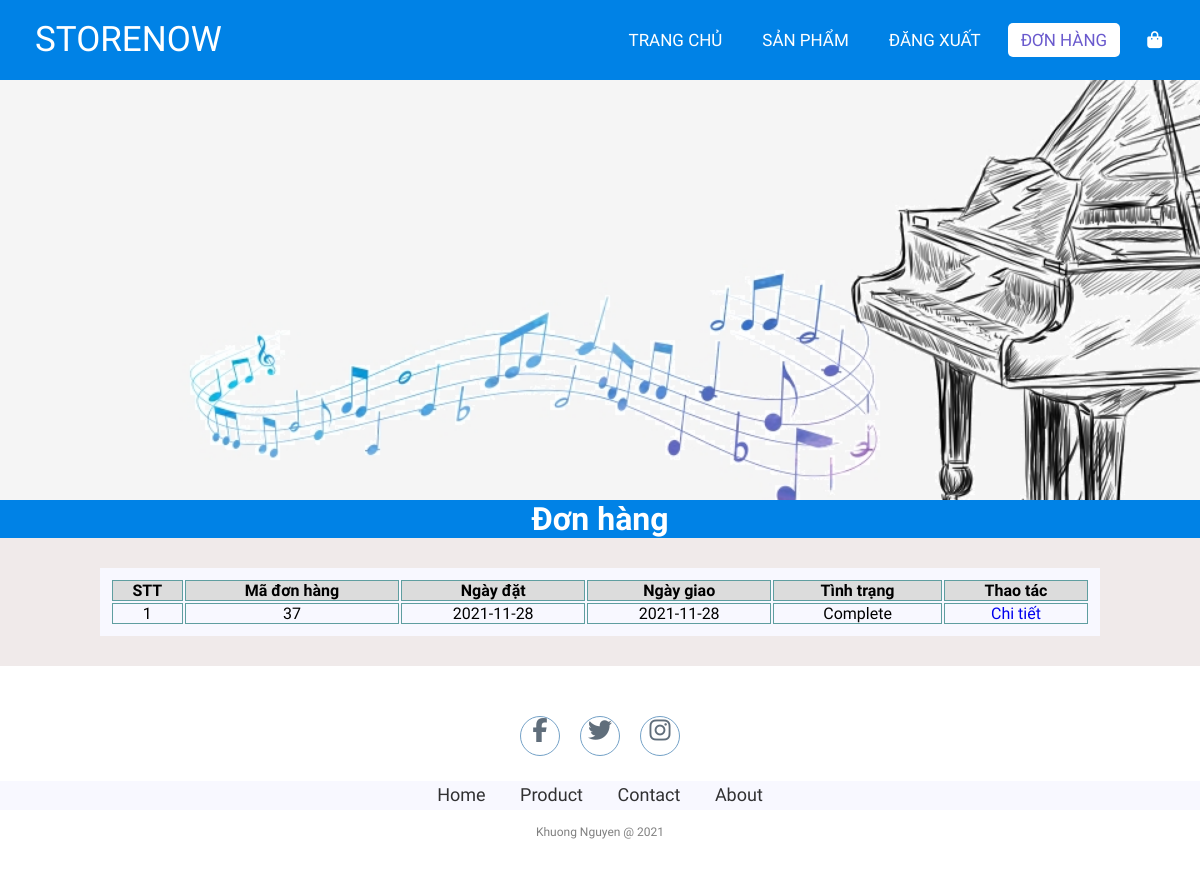
The page /order.php (signed in) on the database as committed earlier.
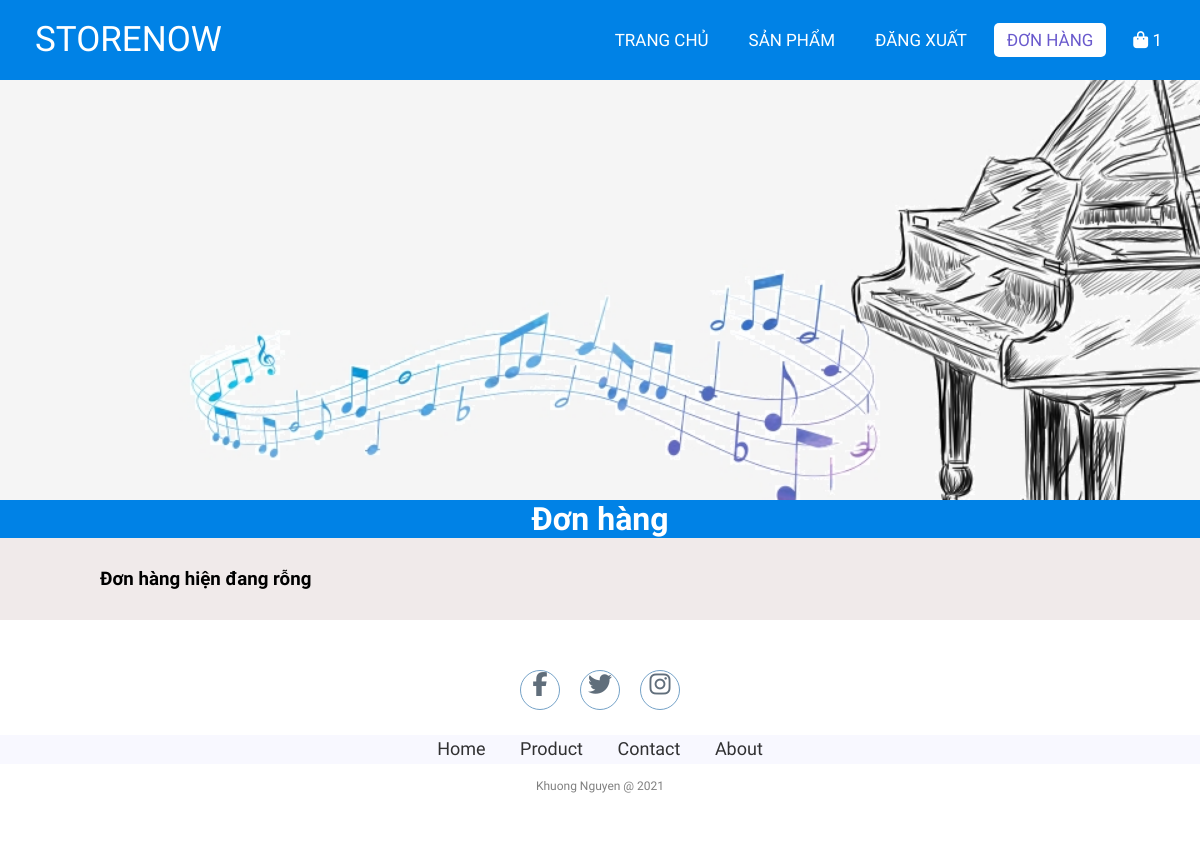
The same page on the database as committed later.
### tables this page shows
CREATE TABLE `orders` (
  `id` int(11) NOT NULL,
  `userId` int(11) NOT NULL,
  `createdDate` date NOT NULL,
  `receivedDate` date DEFAULT NULL,
  `status` varchar(20) NOT NULL
);

### lib/database.php (called while the page is built, shortened)
<?php
Class Database extends PDO{
   public $host   = DB_HOST;
   public $user   = DB_USER;
   public $pass   = DB_PASS;
   public $dbname = DB_NAME;
   public $link;
private function connectDB(){
   $this->link = new mysqli($this->host, $this->user, $this->pass,
    $this->dbname);
 }
public function select($query){
  $result = $this->link->query($query) or
   die($this->link->error.__LINE__);
  if($result->num_rows > 0){
    return $result;
  } else {
    return false;
  }
 }
}

### lib/session.php (called while the page is built, shortened)
<?php
class Session
{
   public static function get($key)
   {
      if (isset($_SESSION[$key])) {
         return $_SESSION[$key];
      } else {
         return false;
      }
   }
}

### classes/order.php (called while the page is built, shortened)
<?php
$filepath = realpath(dirname(__FILE__));
include_once($filepath . '/../lib/database.php');
include_once($filepath . '/../lib/session.php');
include_once($filepath . '/../classes/cart.php');
?>
<?php
class order
{
    private $db;
    public function __construct()
    {
        $this->db = new Database();
    }
    public function getOrderByUser()
    {
        $userId = Session::get('userId');
        $query = "SELECT * FROM orders WHERE userId = '$userId' ";
        $mysqli_result = $this->db->select($query);
        if ($mysqli_result) {
            $result = mysqli_fetch_all($this->db->select($query), MYSQLI_ASSOC);
            return $result;
        }
        return false;
    }
}
?>

### classes/cart.php (called while the page is built, shortened)
<?php
$filepath = realpath(dirname(__FILE__));
include_once($filepath . '/../lib/database.php');
include_once($filepath . '/../lib/session.php');
?>
<?php
class cart
{
    private $db;
    public function __construct()
    {
        $this->db = new Database();
    }
    public function getTotalQtyByUserId()
    {
        $userId = Session::get('userId');
        $query = "SELECT SUM(qty) as total FROM cart WHERE userId = '$userId' ";
        $mysqli_result = $this->db->select($query);
        if ($mysqli_result) {
            $result = mysqli_fetch_all($this->db->select($query), MYSQLI_ASSOC)[0];
            return $result;
        }
        return false;
    }
}
?>

### order.php (the view, shortened to what the changed rows need)
<?php
include_once 'lib/session.php';
include 'classes/order.php';
include_once 'classes/cart.php';
$cart = new cart();
$totalQty = $cart->getTotalQtyByUserId();
$order = new order();
$result = $order->getOrderByUser();
?>
<!DOCTYPE html>
<html lang="en">
<head>
    <link rel="stylesheet" href="css/style.css">
    <link rel="stylesheet" href="https://cdnjs.cloudflare.com/ajax/libs/font-awesome/5.15.4/css/all.min.css">
</head>
<body>
    <nav>
        <ul>
            <li>
                <a href="checkout.php">
                    <i class="fa fa-shopping-bag"></i>
                    <span class="sumItem">
                        <?= $totalQty['total'] ?>
                    </span>
                </a>
            </li>
        </ul>
    </nav>
    <div class="featuredProducts">
        <h1>Đơn hàng</h1>
    </div>
    <div class="container-single">
        <?php if ($result) { ?>
            <table class="order">
                <tr>
                    <th>STT</th>
                    <th>Mã đơn hàng</th>
                    <th>Ngày đặt</th>
                    <th>Ngày giao</th>
                    <th>Tình trạng</th>
                    <th>Thao tác</th>
                </tr>
                <?php $count = 1;
                foreach ($result as $key => $value) { ?>
                    <tr>
                        <td><?= $count++ ?></td>
                        <td><?= $value['id'] ?></td>
                        <td><?= $value['createdDate'] ?></td>
                        <td><?= ($value['status'] != "Processing") ? $value['receivedDate'] : "Dự kiến 3 ngày sau khi đơn hàng đã được xử lý" ?> </td>
                        <?php
                        if ($value['status'] == 'Delivering') { ?>
                            <td>
                                <a href="complete_order.php?orderId=<?= $value['id'] ?>">Đang giao (Click vào để xác nhận đã nhận)</a>
                            </td>
                            <td>
                                <a href="orderdetail.php?orderId=<?= $value['id'] ?>">Chi tiết</a>
                            </td>
                        <?php } else { ?>
                            <td>
                                <?= $value['status'] ?>
                            </td>
                            <td>
                                <a href="orderdetail.php?orderId=<?= $value['id'] ?>">Chi tiết</a>
                            </td>
                        <?php }
                        ?>
                    </tr>
                <?php } ?>
            </table>
        <?php } else { ?>
            <h3>Đơn hàng hiện đang rỗng</h3>
        <?php } ?>
    </div>
</body>
</html>

Rows that differ between the two databases and show on the page:
removed orders: id "37", createdDate "2021-11-28", receivedDate "2021-11-28", status "Complete"
Other text that changed with them:
$totalQty['total']: (not shown) → "1"
text no longer shown: "STT Mã đơn hàng Ngày đặt Ngày giao Tình trạng Thao tác"
text now shown: "Đơn hàng hiện đang rỗng"
